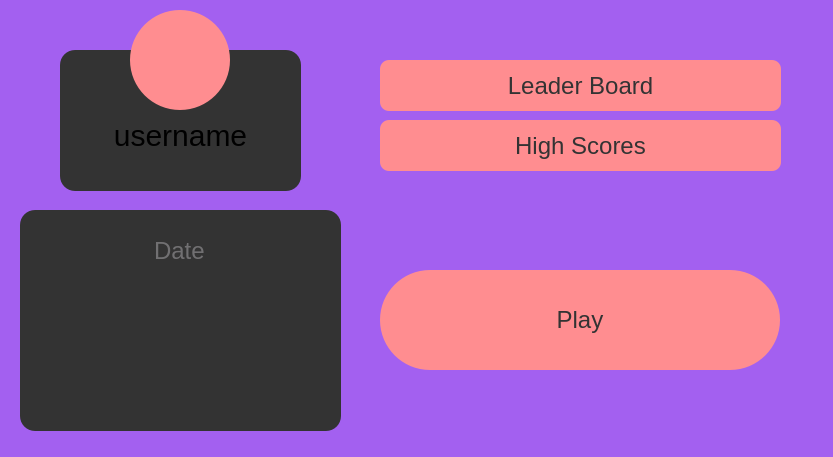
<?xml version="1.0" encoding="UTF-8"?>
<ui version="4.0">
 <class>MainWindow</class>
 <widget class="QWidget" name="MainWindow">
  <property name="geometry">
   <rect>
    <x>0</x>
    <y>0</y>
    <width>833</width>
    <height>457</height>
   </rect>
  </property>
  <property name="windowTitle">
   <string>Form</string>
  </property>
  <property name="styleSheet">
   <string notr="true">*{
font-size:24px;
background:rgb(163, 96, 240);
}

QLabel
{
font-size: 30px;
}

#errorMessageLabel
{
background:transparent;
color: rgb(255, 0, 0);
font-size: 16px;
}

QFrame
{
background:#333;
border-radius: 15px;
}

QPushButton
{
border: 1px rgb(255, 141, 144);
background:rgb(255, 141, 144);
border-radius:9px;
color: #333;
}
QPushButton:hover:!pressed
{
background:rgb(204, 114, 117);
border-width:2px;
border-color: white;
border-style:solid;
border-radius:9px;
color: #333;
}
#playButton
{
 border-radius:50px;
 border-color: red;
 max-width:200px;
 max-height:100px;
 min-width:400px;
 min-height:100px;
}

QToolButton
{
 background-color: rgb(255, 141, 144);
 border-width:1px;
 border-radius:50px;
 border-color: red;
 max-width:100px;
 max-height:100px;
 min-width:100px;
 min-height:100px;
}

QLineEdit
{
background:transparent;
border:none;
color:#717072;
}

QTextEdit
{
background:transparent;
border:none;
color:#717072;
}</string>
  </property>
  <widget class="QFrame" name="usernameFrame">
   <property name="geometry">
    <rect>
     <x>60</x>
     <y>50</y>
     <width>241</width>
     <height>141</height>
    </rect>
   </property>
   <property name="frameShape">
    <enum>QFrame::StyledPanel</enum>
   </property>
   <property name="frameShadow">
    <enum>QFrame::Raised</enum>
   </property>
   <widget class="QLabel" name="usernameLabel">
    <property name="geometry">
     <rect>
      <x>10</x>
      <y>70</y>
      <width>221</width>
      <height>31</height>
     </rect>
    </property>
    <property name="text">
     <string>username</string>
    </property>
    <property name="alignment">
     <set>Qt::AlignCenter</set>
    </property>
   </widget>
  </widget>
  <widget class="QToolButton" name="userIcon">
   <property name="geometry">
    <rect>
     <x>130</x>
     <y>10</y>
     <width>100</width>
     <height>100</height>
    </rect>
   </property>
   <property name="text">
    <string/>
   </property>
   <property name="icon">
    <iconset resource="resource.qrc">
     <normaloff>:/images/images/ice-cream.png</normaloff>:/images/images/ice-cream.png</iconset>
   </property>
   <property name="iconSize">
    <size>
     <width>50</width>
     <height>50</height>
    </size>
   </property>
  </widget>
  <widget class="QPushButton" name="highScoresButton">
   <property name="geometry">
    <rect>
     <x>380</x>
     <y>120</y>
     <width>401</width>
     <height>51</height>
    </rect>
   </property>
   <property name="text">
    <string>High Scores</string>
   </property>
  </widget>
  <widget class="QPushButton" name="leaderBoardButton">
   <property name="geometry">
    <rect>
     <x>380</x>
     <y>60</y>
     <width>401</width>
     <height>51</height>
    </rect>
   </property>
   <property name="text">
    <string>Leader Board</string>
   </property>
  </widget>
  <widget class="QPushButton" name="playButton">
   <property name="geometry">
    <rect>
     <x>380</x>
     <y>270</y>
     <width>400</width>
     <height>100</height>
    </rect>
   </property>
   <property name="text">
    <string>Play</string>
   </property>
  </widget>
  <widget class="QFrame" name="scoreDateFrame">
   <property name="geometry">
    <rect>
     <x>20</x>
     <y>210</y>
     <width>321</width>
     <height>221</height>
    </rect>
   </property>
   <property name="frameShape">
    <enum>QFrame::StyledPanel</enum>
   </property>
   <property name="frameShadow">
    <enum>QFrame::Raised</enum>
   </property>
   <widget class="QTextEdit" name="scoreEdit">
    <property name="geometry">
     <rect>
      <x>10</x>
      <y>90</y>
      <width>301</width>
      <height>111</height>
     </rect>
    </property>
    <property name="readOnly">
     <bool>true</bool>
    </property>
    <property name="markdown">
     <string/>
    </property>
    <property name="html">
     <string>&lt;!DOCTYPE HTML PUBLIC &quot;-//W3C//DTD HTML 4.0//EN&quot; &quot;http://www.w3.org/TR/REC-html40/strict.dtd&quot;&gt;
&lt;html&gt;&lt;head&gt;&lt;meta name=&quot;qrichtext&quot; content=&quot;1&quot; /&gt;&lt;meta charset=&quot;utf-8&quot; /&gt;&lt;style type=&quot;text/css&quot;&gt;
p, li { white-space: pre-wrap; }
hr { height: 1px; border-width: 0; }
li.unchecked::marker { content: &quot;\2610&quot;; }
li.checked::marker { content: &quot;\2612&quot;; }
&lt;/style&gt;&lt;/head&gt;&lt;body style=&quot; font-family:'.AppleSystemUIFont'; font-size:24px; font-weight:400; font-style:normal;&quot;&gt;
&lt;p style=&quot;-qt-paragraph-type:empty; margin-top:0px; margin-bottom:0px; margin-left:0px; margin-right:0px; -qt-block-indent:0; text-indent:0px;&quot;&gt;&lt;br /&gt;&lt;/p&gt;&lt;/body&gt;&lt;/html&gt;</string>
    </property>
   </widget>
   <widget class="QLineEdit" name="dateLineEdit">
    <property name="geometry">
     <rect>
      <x>20</x>
      <y>20</y>
      <width>281</width>
      <height>41</height>
     </rect>
    </property>
    <property name="text">
     <string>Date</string>
    </property>
    <property name="alignment">
     <set>Qt::AlignCenter</set>
    </property>
    <property name="readOnly">
     <bool>true</bool>
    </property>
   </widget>
  </widget>
 </widget>
 <resources>
  <include location="resource.qrc"/>
 </resources>
 <connections/>
</ui>
